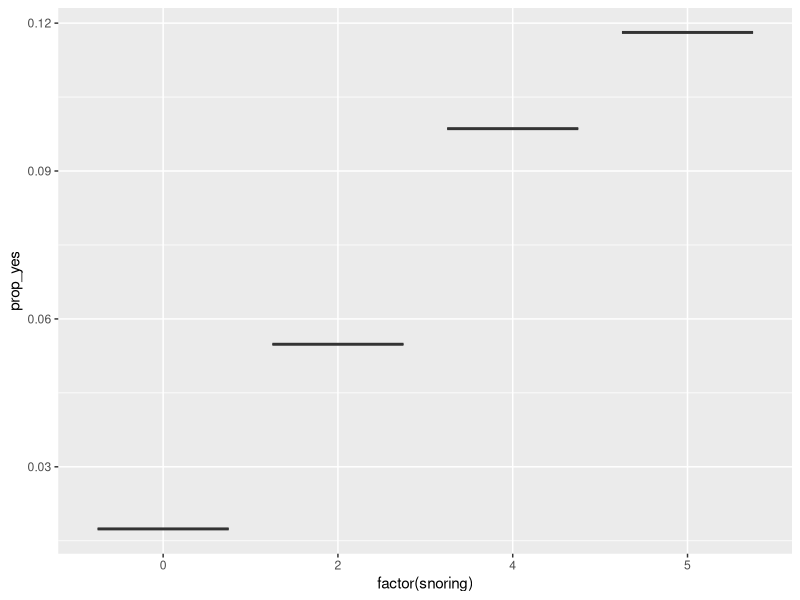

Reproduce this figure in R. (Note: this script raises an error after producing the figure.)
## ---- chunk 1
library(tidyverse)
## ---- chunk 2
(heart <-
  tribble(
    ~snoring, ~yes, ~no,
    "never", 24, 1355,
    "occasional", 35, 603,
    "nearly_every_night", 21, 192,
    "every_night", 30, 224
  ) %>%
  gather(-snoring, key = "disease", value = "freq"))
## ---- chunk 3
snoring_score <- function(x) {
  if (x == "never") {
    x = 0
  } else if (x == "occasional") {
    x = 2
  } else if (x == "nearly_every_night") {
    x = 4
  } else {
    x = 5
  }
  x
}

(heart <-
  heart %>%
  rowwise() %>%
  mutate(snoring = snoring_score(snoring)))
## ---- chunk 4
heart_crosstab <-
   heart %>%
   xtabs(freq ~ snoring + disease, data = .)
addmargins(heart_crosstab, margin = 2)
## ---- chunk 5
(row_prop <- prop.table(heart_crosstab, margin = 1))
## ---- chunk 6
(heart_prop <-
  heart %>%
  group_by(snoring) %>%
  mutate(row_margin = sum(freq), prop_yes = freq / row_margin))
## ---- chunk 7
heart_prop %>%
  filter(disease == "yes") %>%
  ggplot(aes(factor(snoring), prop_yes)) +
  geom_boxplot()
## ---- chunk 8
addmargins(heart_crosstab, margin = 2) %>%
  as.data.frame.matrix() %>%
  rownames_to_column(var = "snoring") %>%
  mutate(snoring = as.numeric(snoring)) %>%
  glm(yes/Sum ~ snoring, weights = Sum, family = gaussian(link = "identity"), data = .) %>%
  summary()
## ---- chunk 9
(linprob_fit <-
  heart_prop %>%
  filter(disease == "yes") %>%
  glm(prop_yes ~ snoring, family = gaussian(link = "identity"), data = ., weights = row_margin) %>%
  summary())
## ---- chunk 10
addmargins(heart_crosstab, margin = 2) %>%
  as.data.frame.matrix() %>%
  rownames_to_column(var = "snoring") %>%
  mutate(snoring = as.numeric(snoring)) %>%
  glm(yes/Sum ~ snoring, weights = Sum, family = binomial(link = "logit"), data = .) %>%
  summary()

logistc_fit <-
  heart_prop %>%
  filter(disease == "yes") %>%
  glm(prop_yes ~ snoring, family = binomial(link = "logit"), data = ., weights = row_margin) %>%
  summary()
## ---- chunk 11
addmargins(heart_crosstab, margin = 2) %>%
  as.data.frame.matrix() %>%
  rownames_to_column(var = "snoring") %>%
  mutate(snoring = as.numeric(snoring)) %>%
  glm(yes/Sum ~ snoring, weights = Sum, family = binomial(link = "probit"), data = .) %>%
  summary()

probit_fit <-
  heart_prop %>%
  filter(disease == "yes") %>%
  glm(prop_yes ~ snoring, family = binomial(link = "probit"), data = ., weights = row_margin) %>%
  summary()
## ---- chunk 12
(remission <- read_table("data/remission.txt") %>% na.omit())
## ---- chunk 13
(remission <-
  remission %>%
  mutate(improve = ifelse(remissions > 0, 1, 0)) %>%
  uncount(cases) %>% # each row = observed cases times
  select(LI, improve))
## ---- chunk 14
(remission_fit <-
  remission %>%
  glm(improve ~ LI, family = binomial(link = "logit"), data = .))
## ---- chunk 15
data.frame(LI = c(8, 26)) %>%
  predict(remission_fit, newdata = ., type = "response")
